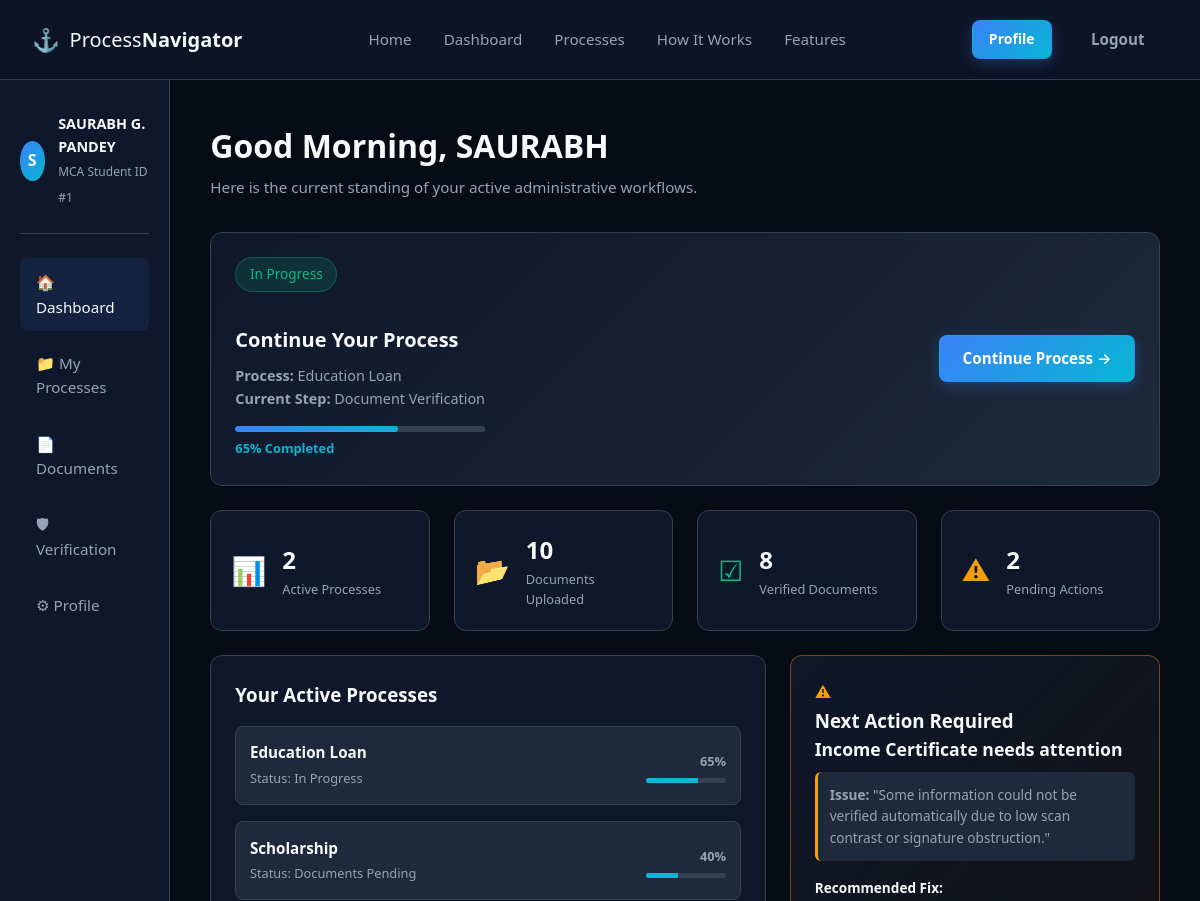
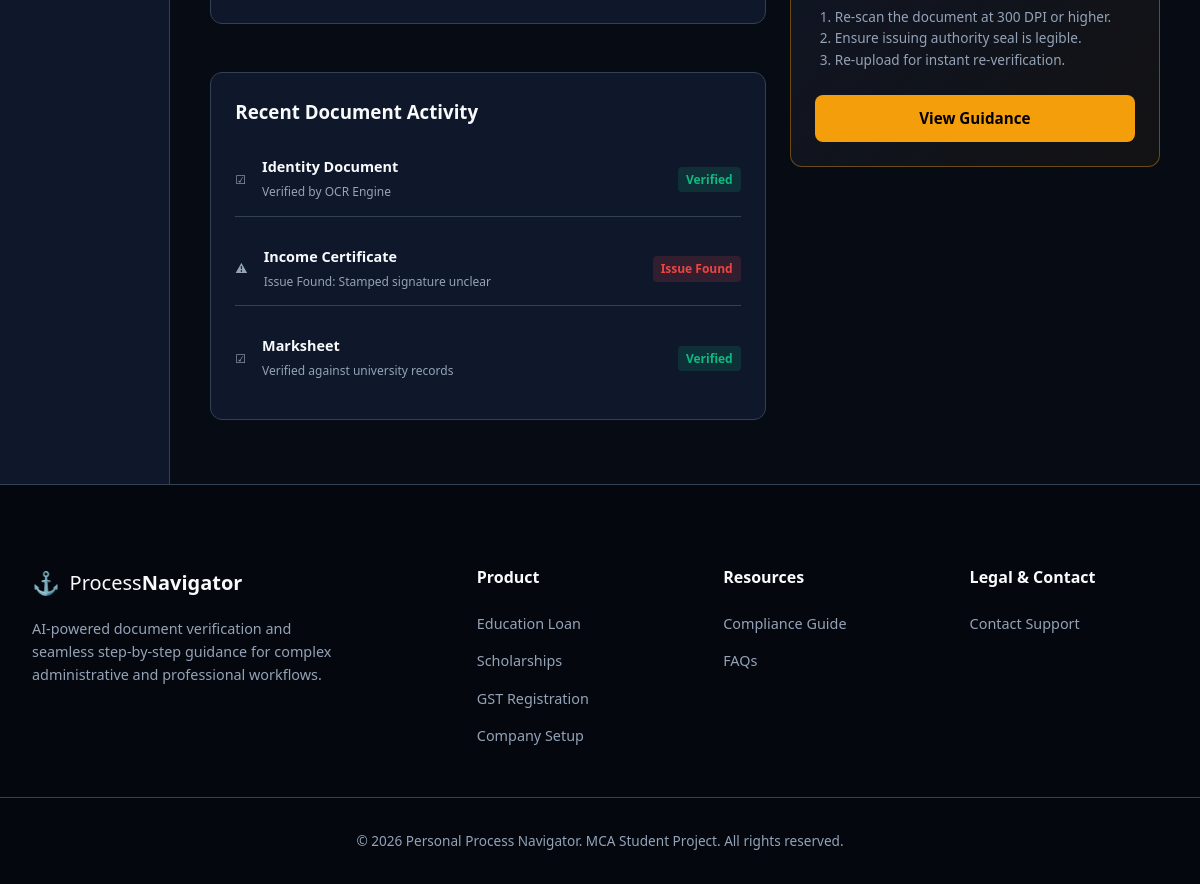
The app's page /dashboard (signed in) with its own data (2 pictures, top to bottom).
### tables this page shows
CREATE TABLE users (
    id INTEGER PRIMARY KEY AUTOINCREMENT,
    name TEXT NOT NULL,
    email TEXT NOT NULL UNIQUE,
    phone TEXT,
    password TEXT NOT NULL,
    created_at DATETIME DEFAULT CURRENT_TIMESTAMP
);

### app.py (the view)
@app.route('/dashboard',methods = ["GET",'POST'])
def dashboard():
    if 'email' not in session:
        return redirect('/login')  # Toh seedha login page par bhej do
    email = session['email']
    user_data = db.execute('SELECT * FROM users WHERE email = ?', email)
    if not user_data:
        session.clear()
        return redirect('/login')
    return render_template('dashboard.html', user=user_data[0])

### templates/dashboard.html (shortened to what this page needs)
{% extends "layout.html" %}
{% block content %}
<div class="dashboard-wrapper">
    <aside class="dashboard-sidebar">
        <div class="sidebar-user">
            <div class="avatar-circle">
                {{ user.name[0] | upper if user and user.name else 'U' }}
            </div>
            <div>
                <strong>{{ user.name if user else 'Guest User' }}</strong>
                <span>MCA Student ID</span>
                <span>#{{ user.id if user else '2026' }}</span>
            </div>
        </div>
        <ul class="sidebar-nav">
            <li><a href="/dashboard" class="active">&#127968; Dashboard</a></li>
            <li><a href="/process">&#128193; My Processes</a></li>
            <li><a href="/upload">&#128196; Documents</a></li>
            <li><a href="#">&#128737; Verification</a></li>
            <li><a href="/profile">&#9881; Profile</a></li>
        </ul>
    </aside>
    <main class="dashboard-main">
        <div class="dashboard-header">
            <h1>Good Morning, {{ user.name.split()[0] if user and user.name else 'User' }}</h1>
            <p>Here is the current standing of your active administrative workflows.</p>
        </div>
        <div class="card continue-card">
            <div class="continue-info">
                <span class="badge-pill success-badge">In Progress</span>
                <h3>Continue Your Process</h3>
                <p><strong>Process:</strong> Education Loan</p>
                <p><strong>Current Step:</strong> Document Verification</p>
                <div class="progress-track mt-3">
                    <div class="progress-fill" style="width: 65%;"></div>
                </div>
                <span class="progress-text">65% Completed</span>
            </div>
            <div>
                <a href="/process_detail" class="btn btn-primary">Continue Process &rarr;</a>
            </div>
        </div>
        <div class="dash-stats-grid">
            <div class="dash-stat-box">
                <span class="dash-icon text-primary">&#128202;</span>
                <div>
                    <h4>2</h4>
                    <p>Active Processes</p>
                </div>
            </div>
            <div class="dash-stat-box">
                <span class="dash-icon text-accent">&#128194;</span>
                <div>
                    <h4>10</h4>
                    <p>Documents Uploaded</p>
                </div>
            </div>
            <div class="dash-stat-box">
                <span class="dash-icon text-success">&#9745;</span>
                <div>
                    <h4>8</h4>
                    <p>Verified Documents</p>
                </div>
            </div>
            <div class="dash-stat-box">
                <span class="dash-icon text-warning">&#9888;</span>
                <div>
                    <h4>2</h4>
                    <p>Pending Actions</p>
                </div>
            </div>
        </div>
        <div class="dash-grid-2">
            <div class="space-y">
                <div class="card">
                    <h3>Your Active Processes</h3>
                    <div class="process-item-list">
                        <div class="process-list-row">
                            <div>
                                <strong>Education Loan</strong>
                                <span>Status: In Progress</span>
                            </div>
                            <div class="align-right">
                                <span class="text-accent font-semibold">65%</span>
                                <div class="mini-track"><div class="mini-fill" style="width: 65%;"></div></div>
                            </div>
                        </div>
                        <div class="process-list-row">
                            <div>
                                <strong>Scholarship</strong>
                                <span>Status: Documents Pending</span>
                            </div>
                            <div class="align-right">
                                <span class="text-warning font-semibold">40%</span>
                                <div class="mini-track"><div class="mini-fill bg-warning" style="width: 40%;"></div></div>
                            </div>
                        </div>
                    </div>
                </div>
                <div class="card">
                    <h3>Recent Document Activity</h3>
                    <ul class="activity-list">
                        <li>
                            <span class="text-success">&#9745;</span>
                            <div><strong>Identity Document</strong><span>Verified by OCR Engine</span></div>
                            <span class="badge-status success">Verified</span>
                        </li>
                        <li>
                            <span class="text-danger">&#9888;</span>
                            <div><strong>Income Certificate</strong><span>Issue Found: Stamped signature unclear</span></div>
                            <span class="badge-status danger">Issue Found</span>
                        </li>
                        <li>
                            <span class="text-success">&#9745;</span>
                            <div><strong>Marksheet</strong><span>Verified against university records</span></div>
                            <span class="badge-status success">Verified</span>
                        </li>
                    </ul>
                </div>
            </div>
            <div>
                <div class="card alert-highlight-card">
                    <div class="alert-header">
                        <span class="text-warning">&#9888;</span>
                        <h3>Next Action Required</h3>
                    </div>
                    <h4>Income Certificate needs attention</h4>
                    <p class="issue-box"><strong>Issue:</strong> "Some information could not be verified automatically due to low scan contrast or signature obstruction."</p>
                    <div class="action-steps">
                        <p><strong>Recommended Fix:</strong></p>
                        <ol>
                            <li>Re-scan the document at 300 DPI or higher.</li>
                            <li>Ensure issuing authority seal is legible.</li>
                            <li>Re-upload for instant re-verification.</li>
                        </ol>
                    </div>
                    <a href="/upload" class="btn btn-warning btn-full mt-4">View Guidance</a>
                </div>
            </div>
        </div>
    </main>
</div>
{% endblock %}

### records on screen
users: name "S", name "SAURABH G. PANDEY", id "1", name "SAURABH"
